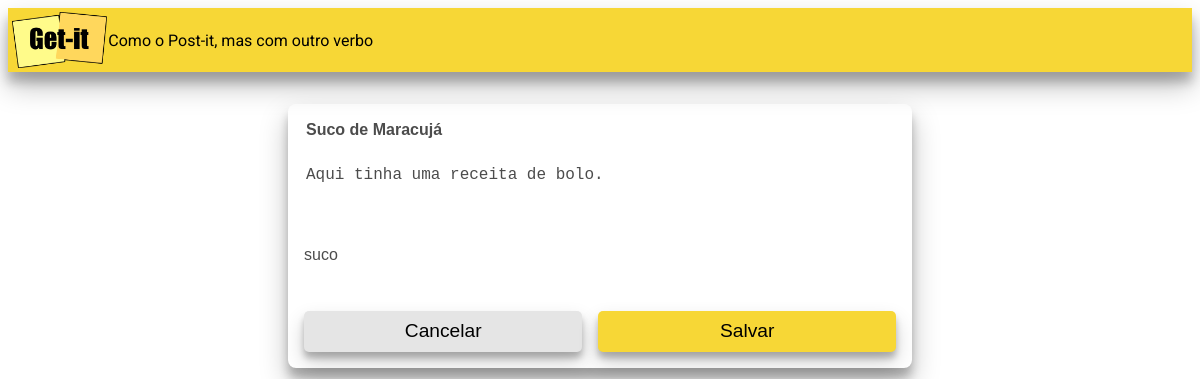
The app's page /update/1/ with its own data.
### notes/models.py (models this page shows, shortened)
class Note(models.Model):
    title = models.CharField(max_length=200)
    content = models.TextField(null=True)
    tag = models.ForeignKey('Tag', on_delete=models.CASCADE, null=True)

class Tag(models.Model):
    title = models.CharField(max_length=200)

### notes/views.py (the view)
# urls.py: path('update/<int:id>/', views.update, name='update'),
def update(request, id):
    note = Note.objects.get(id=id)
    if request.method == 'POST':
        title = request.POST.get('titulo')
        content = request.POST.get('detalhes')
        tag_title = request.POST.get('tags')
        note.title = title
        note.content = content
        if tag_title:
            tag, created = Tag.objects.get_or_create(title=tag_title)
            note.tag = tag
        else:
            note.tag = None
        note.save()
        return redirect('index')
    else:
        return render(request, 'notes/edit.html', {'note': note})

### notes/templates/notes/edit.html (shortened to what this page needs)
{% extends "notes/base.html" %}
{% load static %}
{% block content %}
  <form class="form-card" method="post">
    <div class="form-group">
      <input
        class="form-card-title"
        id="titulo"
        type="text"
        name="titulo"
        value="{{ note.title }}"
      />
    </div>
    <div class="form-group">
      <textarea class="autoresize" id="detalhes" name="detalhes">{{ note.content }}</textarea>
    </div>
    <div class="form-group">
      <input
        class="form-card-tag-input"
        id="tags"
        type="text"
        name="tags"
        value="{{ note.tag.title|default:'' }}"
        placeholder="Adicione uma tag"
      />
    </div>
    <div class="btn-edit-form">
      <a href="{% url 'index' %}">
        <button class="edit-cancel" type="button" name="edit_cancel">
          Cancelar
        </button>
      </a>
      <button class="edit-save" type="submit" name="edit_save">
        Salvar
      </button>
    </div>
  </form>
{% endblock %}

### notes/static/notes/css/getit.css (style rules this page uses)
html, body { font-family: "Roboto", sans-serif; }
.form-card { display: flex; flex-direction: column; align-items: flex-start; justify-content: center; width: 50%; margin: 2rem auto; padding: 1rem; border-radius: 8px; box-shadow: 0 14px 28px rgba(0,0,0,0.25), 0 10px 10px rgba(0,0,0,0.22); }
.form-card-title { width: 100%; font-size: 1.4rem; font-weight: bold; border: none; justify-content: flex-start; margin-bottom: 1rem; align-self: stretch; text-align: left; color: #4c4c4c; }
.form-card textarea { width: 100%; height: 100%; font-size: 1rem; border: none; resize: none; color: #4c4c4c; }
.form-card-tag-input { width: 100%; padding: 0.4rem 0; font-size: 1.1rem; border: none; margin-top: 0.5rem; margin-bottom: 1rem; color: #4c4c4c; }
.btn-edit-form { display: flex; width: 100%; gap: 1rem; justify-content: space-between; margin-top: 1rem; }
.btn-edit-form a { flex: 1; text-decoration: none; }
.edit-cancel { flex: 1; text-align: center; padding: 0.6rem; font-size: 1.2rem; color: solid black; background-color: #e5e5e5; border: none; border-radius: 5px; cursor: pointer; box-shadow: 0 10px 20px rgba(0,0,0,0.19), 0 6px 6px rgba(0,0,0,0.23); width: 100%; }
.edit-save { flex: 1; text-align: center; padding: 0.6rem; font-size: 1.2rem; color: solid black; background-color: #f7d736; border: none; border-radius: 5px; cursor: pointer; box-shadow: 0 10px 20px rgba(0,0,0,0.19), 0 6px 6px rgba(0,0,0,0.23); width: 100%; }
.form-group { width: 100%; margin-bottom: 1rem; }
.form-group textarea { width: 100%; font-size: 1rem; border: none; resize: none; color: #4c4c4c; margin-bottom: 0.5rem; }
.form-group textarea, .form-group input { width: 100%; font-size: 1rem; border: none; resize: none; color: #4c4c4c; margin-bottom: 0.5rem; }

### records on screen
Note: titulo "Suco de Maracujá", detalhes "Aqui tinha uma receita de bolo.", tags "suco"
